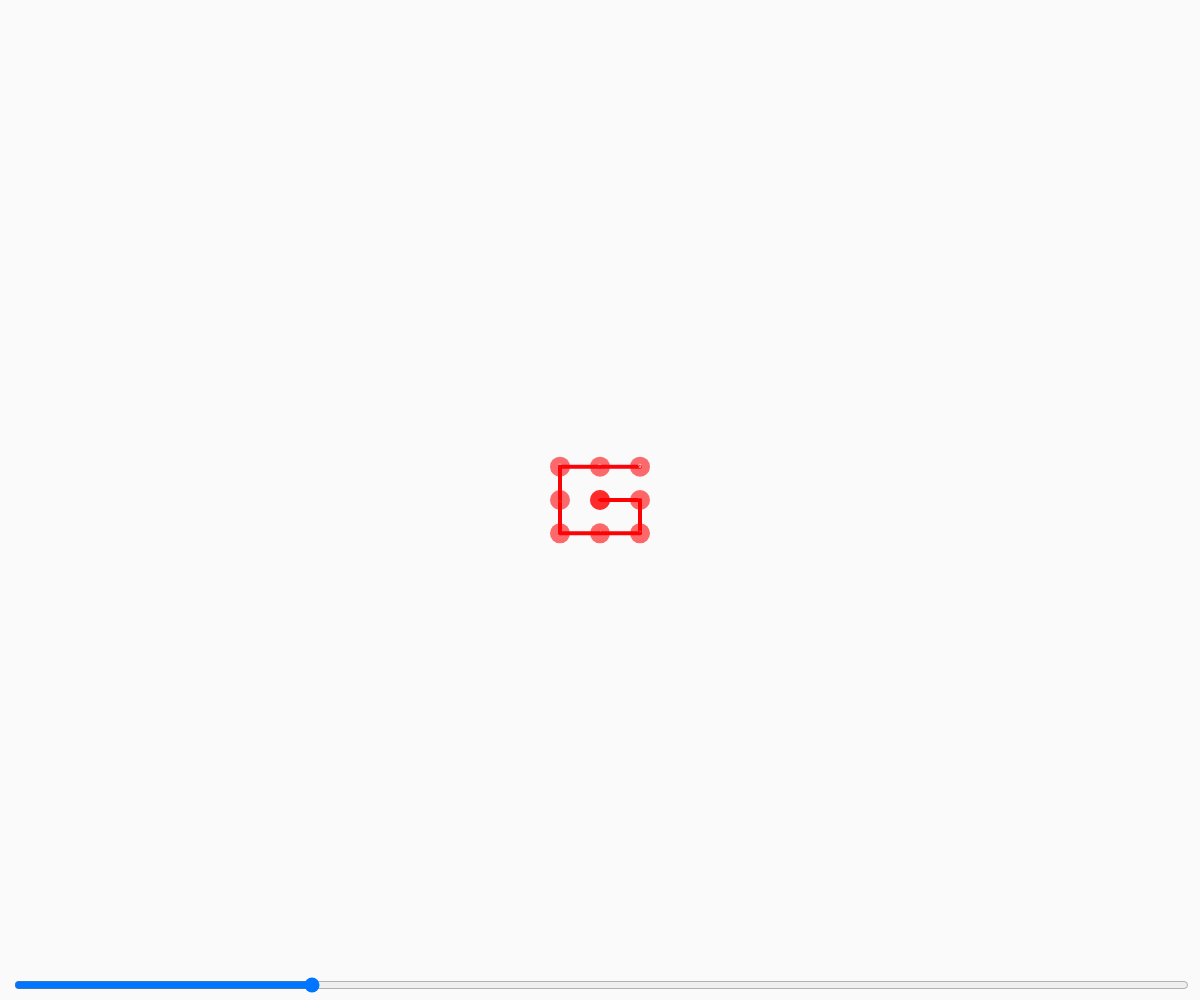
Frame 1 (no input)
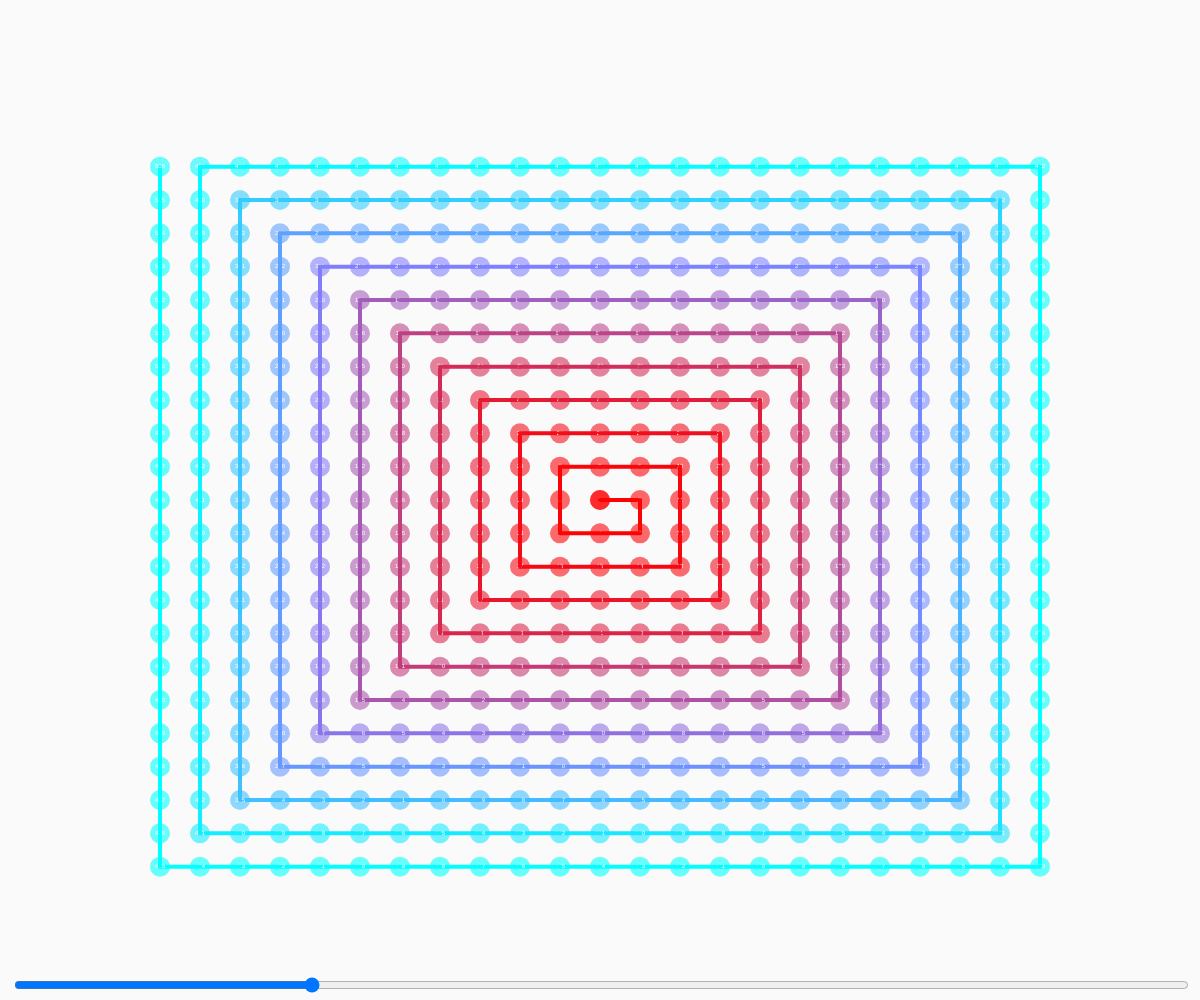
Frame 60 (no input)
Frame 120 (the mouse pressed at the canvas centre since frame 60): identical to frame 60, image omitted

The p5.js sketch that drew these frames (run headless with seeded random() and noise() and a simulated clock; from frame 60 on, the mouse is pressed at the canvas centre):

// p5.js sketch
// ── sketch.js
let c; let r;
let w; let h;
let col_d; let col;
let i; let l;
let debug = true;
let canv;
let needed;
let slider;
let speed = 10;
function cx(x) { return (width/2)+x; }
function cy(y) { return (height/2)+y; }
function setup(init = true) {
    if (init) {
        if (debug) canv = createCanvas(windowWidth, windowHeight);
        else createCanvas(windowWidth-10, windowHeight-40);
        slider = createSlider(10, 50, 20);
        slider.style('width', (width-25).toString()+'px');
        slider.position(12, height-25);
    }
    
    c = slider.value();
    w = width/1.5/c;
    h = height/1.5/c;
    r = c/2;
    
    background(250);
    frameRate(30);
    rectMode(CENTER);
    noStroke();
    textSize(width/height/c*100);
    textAlign(CENTER, CENTER);
    needed = getNeeded2(r*2+2);
    col_d = 600/needed.length;
    i = 0;
}
function draw() {
    if (slider.value() != c) setup(false);
    else if (needed[i+speed]) {
        for (let j = 0; j < speed; j++) {
            col = i*col_d;
            fill(255-col/2, col/2, col, 150);
            stroke(255-col/2, col/2, col);
            strokeWeight(4);
            
            if (l != null) line(cx(l[0]*w), cy(l[1]*h), cx(needed[i][0]*w), cy(needed[i][1]*h));
            noStroke();
            
            circle(cx(needed[i][0]*w), cy(needed[i][1]*h), w/2, h/2);
            fill(255, 255, 255);
            text(i.toString(), cx(needed[i][0]*w), cy(needed[i][1]*h));
            l = needed[i];
            i++;
        }
    }
    else if (needed[i]) {
        col = i*col_d;
        fill(255-col/2, col/2, col, 150);
        stroke(255-col/2, col/2, col);
        strokeWeight(4);
        
        if (l != null) line(cx(l[0]*w), cy(l[1]*h), cx(needed[i][0]*w), cy(needed[i][1]*h));
        noStroke();
        
        circle(cx(needed[i][0]*w), cy(needed[i][1]*h), w/2, h/2);
        fill(255, 255, 255);
        text(i.toString(), cx(needed[i][0]*w), cy(needed[i][1]*h));
        l = needed[i];
        i++;
    }
}
function getNeeded(r) {
    let n = [];
    n.push([0, 0]);
        
    for (x = 1; x < r; x++) {
        n.push([ x,  0]);
        n.push([-x,  0]);
        n.push([ 0,  x]);
        n.push([ 0, -x]);
        
        for (y = 1; y < r; y++) {
            n.push([ x,  y]);
            n.push([-x,  y]);
            n.push([ x, -y]);
            n.push([-x, -y]);
        }
    }
    return n;
}
function getNeeded2(r) {
    let n = [];
    append(n, [0, 0]);
    let xdir = 0;
    let ydir = 0;
    let x = 0; let y = 0;
        
    for (i = 1; i < r; i += 2) {
        for (let x_ = x; x_ < i-i/2; x_++) {
            n.push([x_, y]);
        }
        x += i;
        for (let y_ = y; y_ < i-i/2; y_++) {
            n.push([x, y_]);
        }
        y += i;
        for (let x_ = x; x_ > -i+i/2; x_--) {
            n.push([x_, y]);
        }
        x -= i+1;
        for (let y_ = y; y_ > -i+i/2; y_--) {
            n.push([x, y_]);
        }
        y -= i+1;
    }
    return n;
}
